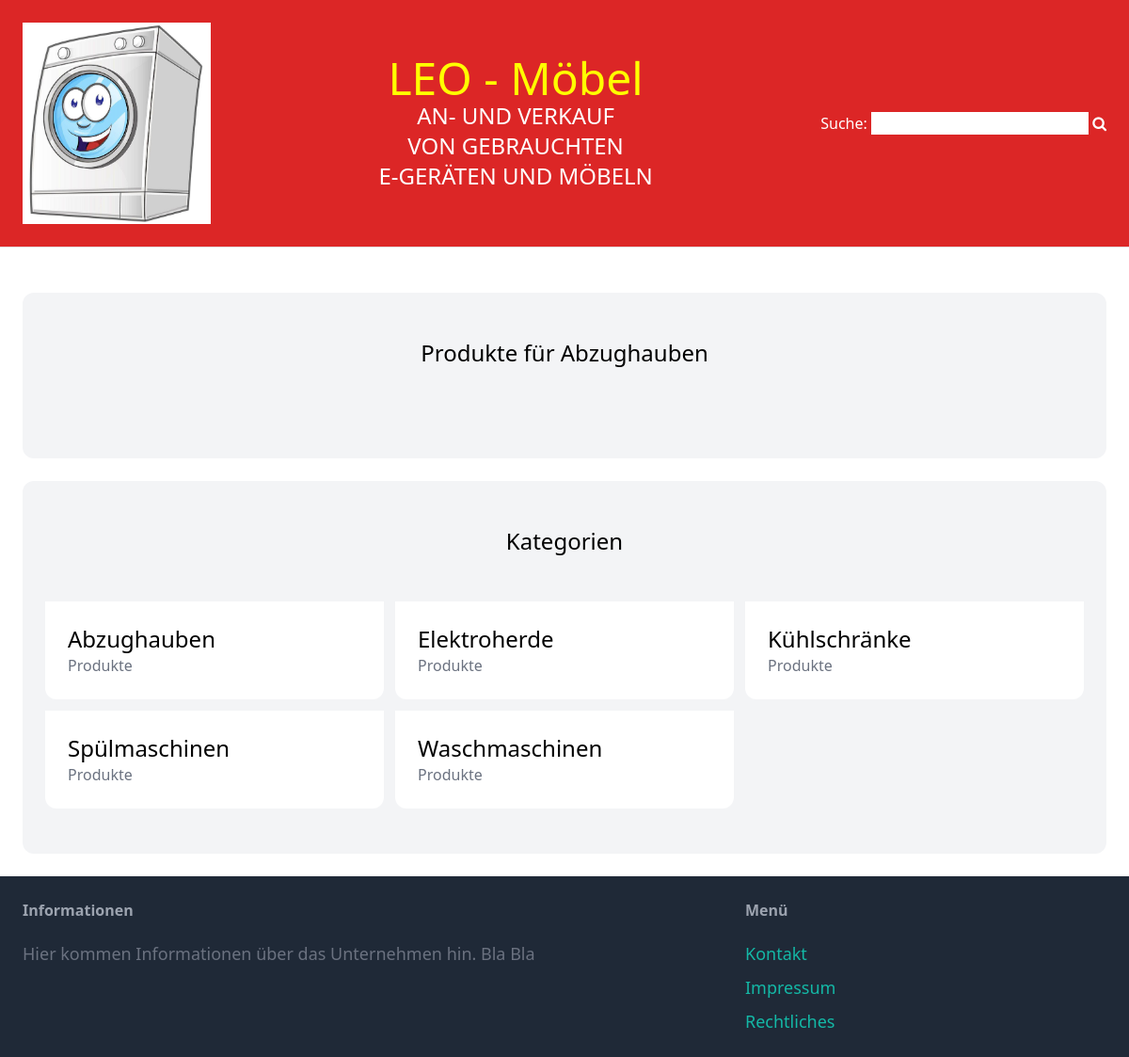
The page /kategorie/8/ on the database its author committed.
### item/models.py (models this page shows, shortened)
class Kategorie(models.Model):
    name = models.CharField(max_length=255)
    class Meta:
        ordering = ('name',)
        verbose_name_plural = 'Kategorien'

### personal/views.py (the view)
# urls.py: path('kategorie/<int:pk>/', views.categoryIndex, name='categoryIndex')
def categoryIndex(request, pk):
    categories = Kategorie.objects.all()
    category = get_object_or_404(Kategorie, pk=pk)
    related_items_to_category = Produkt.objects.filter(category=category).exclude(pk=pk)
    return render(request, "personal/categoryIndex.html", {
        'category': category,
        'related_items_to_category': related_items_to_category,
        'categories': categories,
    })

### personal/templates/personal/categoryIndex.html (shortened to what this page needs)
{% extends 'personal/base.html' %}
{% block content %}
<div class="mt-6 px-6 py-12 bg-gray-100 rounded-xl">
        <h2 class="mb-12 text-2xl text-center">Produkte für {{ category.name }}</h2>
    </div>
    <div class="mt-6 px-6 py-12 bg-gray-100 rounded-xl">
        <h2 class="mb-12 text-2xl text-center">Kategorien</h2>
        <div class="grid grid-cols-3 gap-3">
            {% for category in categories %}
                <div>
                    <a href="{% url 'personal:categoryIndex' category.id %}">
                        <div class="p-6 bg-white rounded-b-xl">
                            <h2 class="text-2xl">{{ category.name }}</h2>
                            <p class="text-gray-500">{{ item.items.count }} Produkte</p>
                        </div>
                    </a>
                </div>
            {% endfor %}
        </div>
    </div>
{% endblock  %}

### rows shown on the page
Kategorie: name "Abzughauben"
Kategorie: name "Elektroherde"
Kategorie: name "Kühlschränke"
Kategorie: name "Spülmaschinen"
Kategorie: name "Waschmaschinen"
